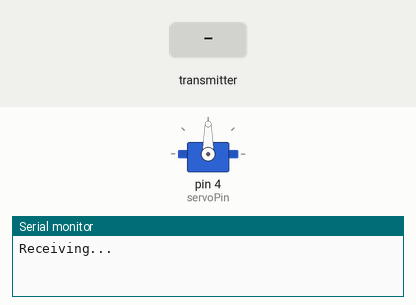
A sketch run on a simulated Arduino Mega 2560, built with avr-gcc and run on an emulated ATmega2560. On the bench: servo, the last lines printed to the serial monitor. The inputs (shaded band) are chosen by the test bench. No radio packets arrive unless stated.

Above: at 1.2 s.
1.3 s: the transmitter starts sending servoAngle = 0
At 1.8 s:
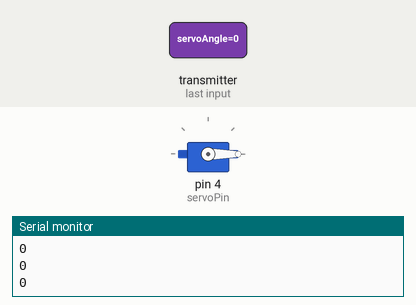
2.8 s: the transmitter starts sending servoAngle = 45
At 4.0 s:
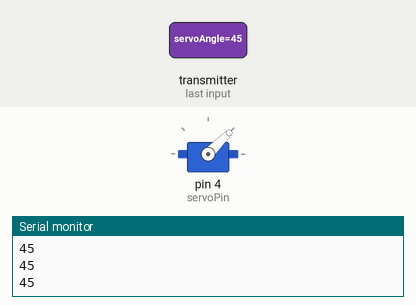
4.3 s: the transmitter starts sending servoAngle = 180
At 5.2 s:
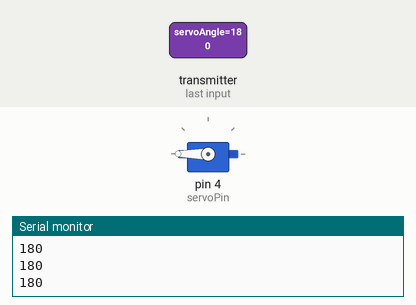
5.8 s: the transmitter starts sending servoAngle = 90
At 6.4 s:
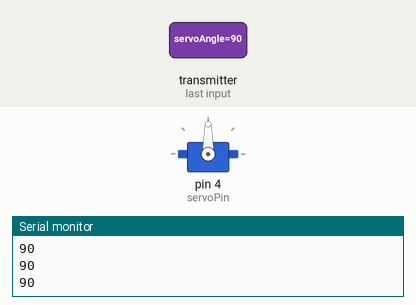
Timing chart, 0 to 8.3 s (numbered marks = the images above; inputs shaded):
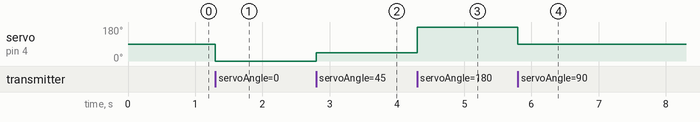

The sketch:

RECEIVER.ino
```cpp
//Ollie, 29/01/2025
//Practicing wireless communication using NRF24L01 module

//Code for Arduino MEGA receiver

//importing libraries---------------------------

//INSTALL LIBRARIES FROM: https://github.com/nRF24/RF24

#include <SPI.h>
#include <nRF24L01.h>
#include <RF24.h>

//servo library

#include <Servo.h>

//--------------------------

//defining pins---------------------

#define servoPin 4

//----------------------------------

//creating a servo object
Servo myServo;

int servoAngle = 90; //integer to hold incoming servo angle

//starting radio object of class RF24
RF24 radio(7, 8); //CE and CSN connected to digital pins 7 and 8 respectively

//channel/pipe address which RF24 modules agree to commuicate through (SAME ACROSS TRANSMITTER AND RECEIVER CODE)
const byte address[6] = "TEAM2"; //This address can be any 5 charcter string e.g. "123AB"


void setup()
{

  Serial.begin(9600); //begin serial monitor at 9600 baud rate

  myServo.attach(servoPin); //identify pwm pin for servo

  //beginning radio communication
  radio.begin();
  //setting radio channel using previously defined channel address
  radio.openReadingPipe(0, address); //writing pipe because this is receiver code
  //setting power amplifier level. For this test setting to min, but if using higher value in robot to increase range consider adding bypass capacitor between +3.3V and GND to stabilise voltage
  radio.setPALevel(RF24_PA_MIN);
  //setting this module as the receiver:
  radio.startListening();

  //indicate radio communication from transmitter is about to begin
  Serial.println("Receiving...\n");

}

void loop()
{

  if(radio.available()) //if data has been received
  {
    radio.read(&servoAngle, sizeof(servoAngle)); //read the value received
    Serial.println(servoAngle); //print to serial monitor on a new line
  }

  myServo.write(servoAngle);

}
```

Measured:
- after the input at 1.3 s, servo on pin 4 (servoPin): 90° → 0° at once
- after the input at 2.8 s, servo on pin 4 (servoPin): 0° → 45° at once
- after the input at 4.3 s, servo on pin 4 (servoPin): 45° → 180° at once
- after the input at 5.8 s, servo on pin 4 (servoPin): 180° → 90° at once
